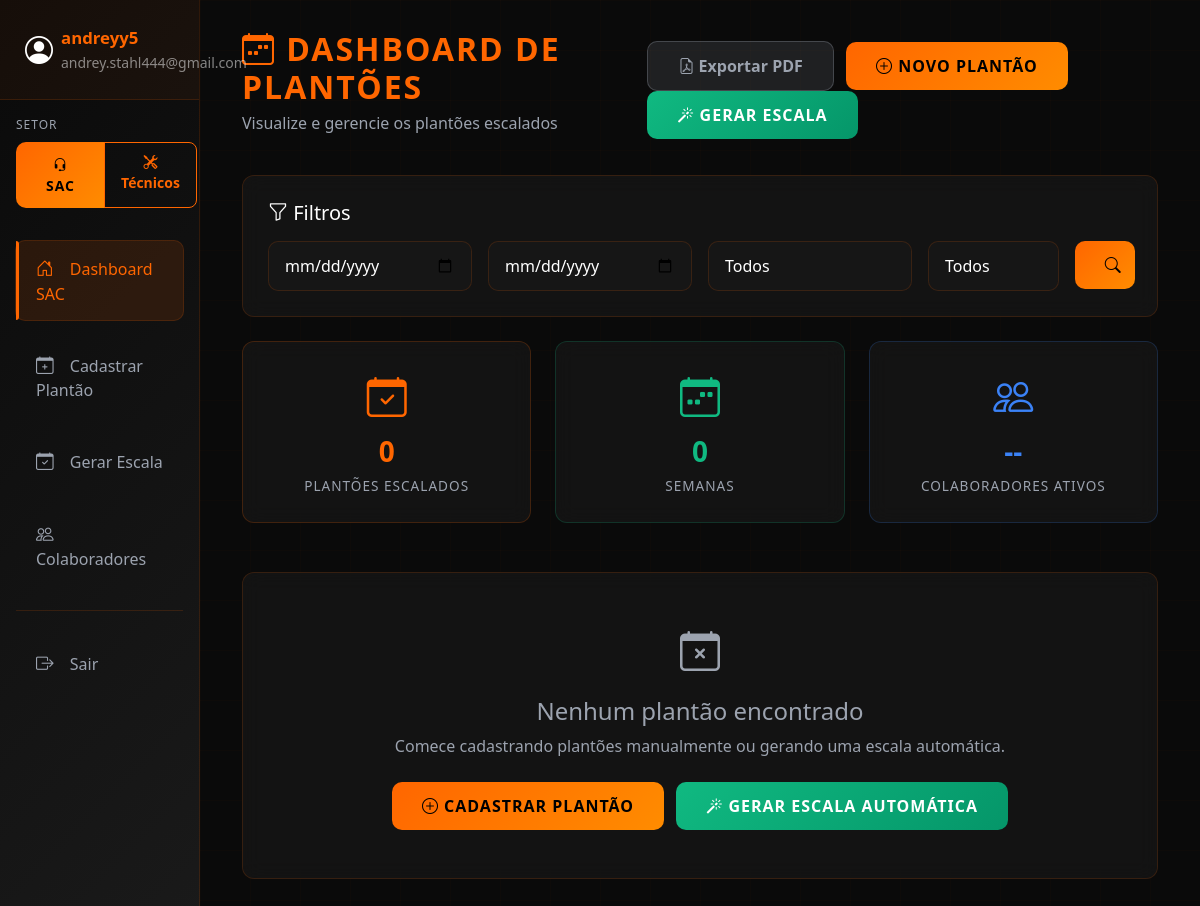
The page /plantao/ (signed in) on the database as committed earlier.
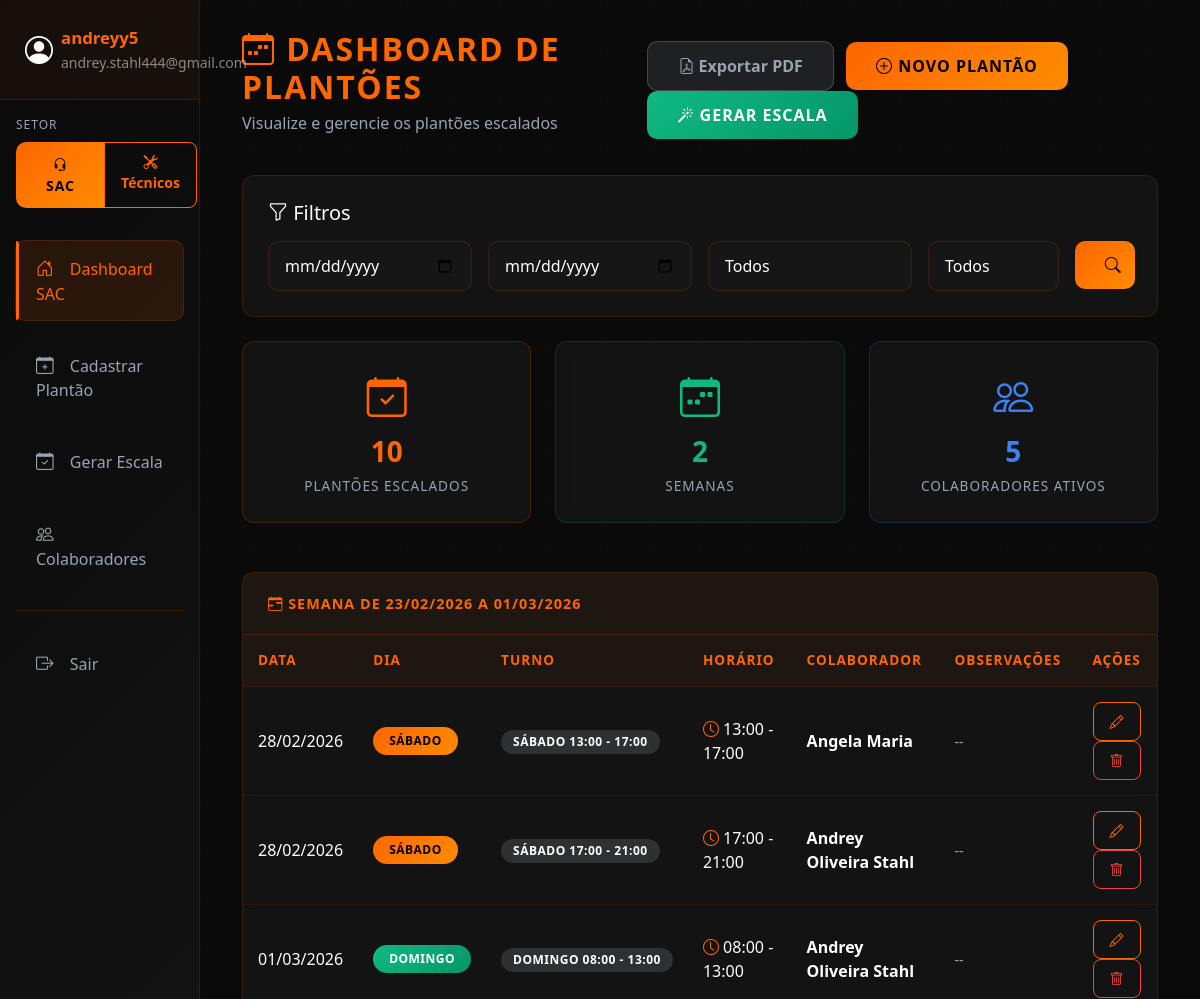
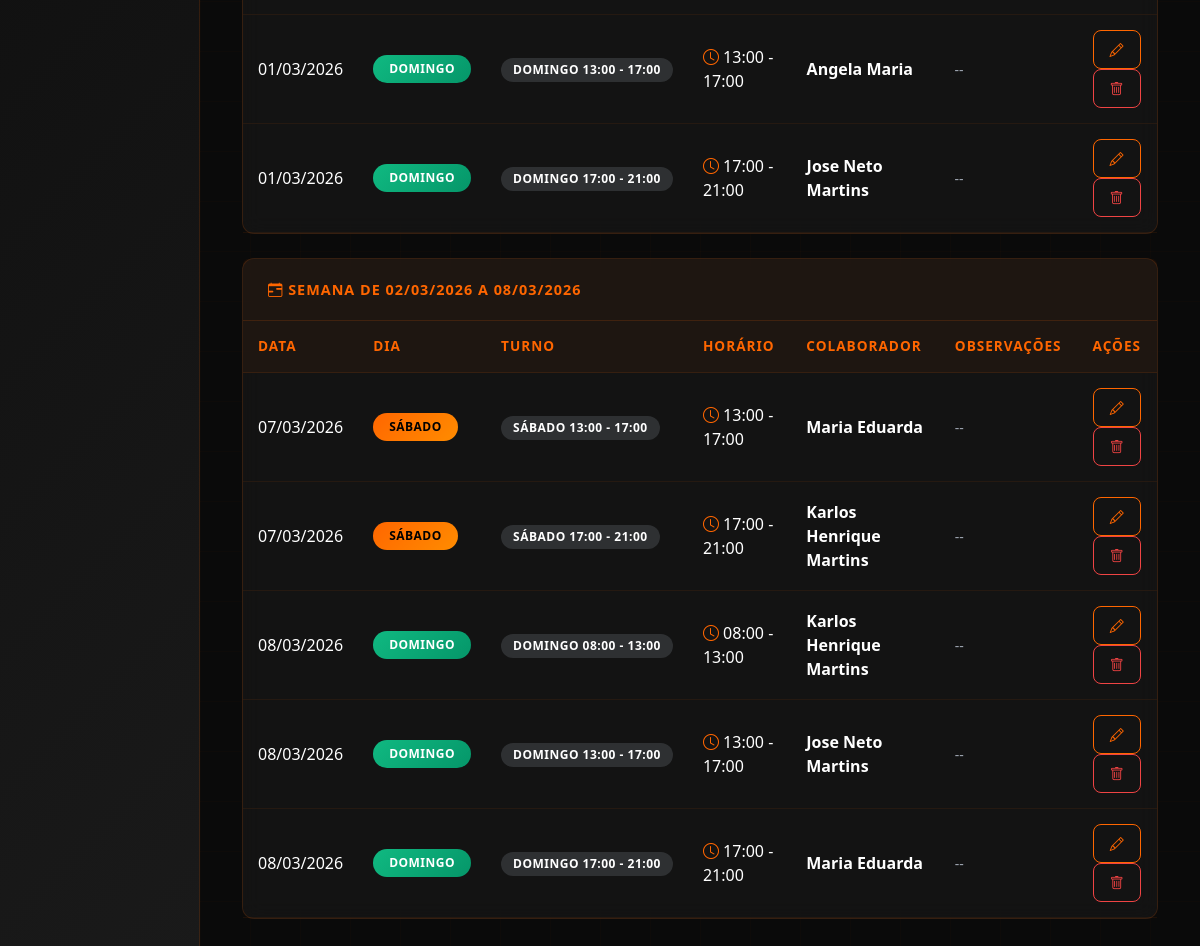
The same page on the database as committed later (2 pictures, top to bottom).
### apps/plantao/models.py (models this page shows, shortened)
class Plantao(models.Model):
    DIAS_SEMANA = [
        ('SAB', 'Sábado'),
        ('DOM', 'Domingo'),
    ]
    TURNOS = [
        ('SABADO_TARDE1', 'Sábado 13:00 - 17:00'),
        ('SABADO_TARDE2', 'Sábado 17:00 - 21:00'),
        ('DOMINGO_MANHA', 'Domingo 08:00 - 13:00'),
        ('DOMINGO_TARDE1', 'Domingo 13:00 - 17:00'),
        ('DOMINGO_TARDE2', 'Domingo 17:00 - 21:00'),
    ]
    colaborador = models.ForeignKey(
        Colaborador,
        on_delete=models.CASCADE,
        related_name='plantoes'
    )
    data = models.DateField(help_text="Data do plantão")
    dia_semana = models.CharField(max_length=3, choices=DIAS_SEMANA)
    turno = models.CharField(max_length=20, choices=TURNOS)
    hora_inicio = models.TimeField()
    hora_fim = models.TimeField()
    observacoes = models.TextField(blank=True, null=True)
    criado_em = models.DateTimeField(auto_now_add=True)
    atualizado_em = models.DateTimeField(auto_now=True)
    class Meta:
        verbose_name = "Plantão"
        verbose_name_plural = "Plantões"
        ordering = ['data', 'hora_inicio']
        unique_together = ['data', 'turno']  # Não pode ter 2 pessoas no mesmo turno

class Colaborador(models.Model):
    user = models.OneToOneField(User, on_delete=models.CASCADE, related_name='colaborador', null=True, blank=True)
    nome_completo = models.CharField(max_length=200)
    ativo = models.BooleanField(default=True)
    ordem_fila = models.IntegerField(default=0, help_text="Ordem na fila de plantões")
    class Meta:
        verbose_name = "Colaborador"
        verbose_name_plural = "Colaboradores"
        ordering = ['ordem_fila', 'nome_completo']
    def __str__(self):
        return self.nome_completo

### apps/plantao/views.py (the view)
# urls.py: path('', views.dashboard, name='dashboard'),
@login_required
def dashboard(request):
    user_type = get_user_type(request.user)
    if user_type == 'tecnico':
        messages.warning(request, '⚠️ Você é um técnico de campo.')
        return redirect('dashboard_tecnicos')
    filtro_form = FiltroPlantaoForm(request.GET or None)
    plantoes = Plantao.objects.select_related('colaborador').all()
    colaborador_user = get_user_colaborador(request.user)
    if user_type == 'colaborador':
        if colaborador_user:
            plantoes = plantoes.filter(colaborador=colaborador_user)
        else:
            plantoes = Plantao.objects.none()
            messages.info(request, 'ℹ️ Você ainda não está vinculado a um colaborador.')
    if filtro_form.is_valid():
        data_inicio = filtro_form.cleaned_data.get('data_inicio')
        data_fim = filtro_form.cleaned_data.get('data_fim')
        colaborador_filtro = filtro_form.cleaned_data.get('colaborador')
        dia_semana = filtro_form.cleaned_data.get('dia_semana')
        if data_inicio:
            plantoes = plantoes.filter(data__gte=data_inicio)
        if data_fim:
            plantoes = plantoes.filter(data__lte=data_fim)
        if is_admin(request.user) and colaborador_filtro:
            plantoes = plantoes.filter(colaborador=colaborador_filtro)
        if dia_semana:
            plantoes = plantoes.filter(dia_semana=dia_semana)
    else:
        hoje = datetime.now().date()
        data_fim_padrao = hoje + timedelta(weeks=4)
        plantoes = plantoes.filter(data__gte=hoje, data__lte=data_fim_padrao)
    plantoes_agrupados = {}
    for plantao in plantoes:
        inicio_semana = plantao.data - timedelta(days=plantao.data.weekday())
        semana_key = inicio_semana.strftime('%Y-%m-%d')
        if semana_key not in plantoes_agrupados:
            plantoes_agrupados[semana_key] = {
                'inicio': inicio_semana,
                'fim': inicio_semana + timedelta(days=6),
                'plantoes': []
            }
        plantoes_agrupados[semana_key]['plantoes'].append(plantao)
    plantoes_agrupados = dict(sorted(plantoes_agrupados.items()))
    colaboradores_count = Colaborador.objects.filter(ativo=True).count()
    context = {
        'plantoes_agrupados': plantoes_agrupados,
        'filtro_form': filtro_form,
        'total_plantoes': plantoes.count(),
        'colaboradores_count': colaboradores_count,
        'is_admin': is_admin(request.user),
        'is_colaborador': user_type == 'colaborador',
        'colaborador_logado': colaborador_user,
        'user_type': user_type,
    }
    return render(request, 'dashboard/home.html', context)

### apps/plantao/forms.py
class FiltroPlantaoForm(forms.Form):
    data_inicio = forms.DateField(
        required=False,
        widget=forms.DateInput(attrs={
            'type': 'date',
            'class': 'form-control'
        }),
        label='Data Início'
    )
    data_fim = forms.DateField(
        required=False,
        widget=forms.DateInput(attrs={
            'type': 'date',
            'class': 'form-control'
        }),
        label='Data Fim'
    )
    colaborador = forms.ModelChoiceField(
        queryset=Colaborador.objects.filter(ativo=True),
        required=False,
        widget=forms.Select(attrs={
            'class': 'form-control'
        }),
        label='Colaborador',
        empty_label='Todos'
    )
    dia_semana = forms.ChoiceField(
        choices=[('', 'Todos')] + Plantao.DIAS_SEMANA,
        required=False,
        widget=forms.Select(attrs={
            'class': 'form-control'
        }),
        label='Dia da Semana'
    )

### apps/plantao/views.py (called while the page is built, shortened)
def get_user_type(user):
    if not user.is_authenticated:
        return None
    if user.groups.filter(name='Administrador').exists() or user.is_superuser:
        return 'admin'

### templates/dashboard/home.html (shortened to what the changed rows need)
{% extends 'base.html' %}
{% block content %}
<div class="d-flex justify-content-between align-items-center mb-4">
    <div>
        <h2 class="mb-1" style="color: #ff6600; font-weight: 700; text-transform: uppercase; letter-spacing: 2px;">
            <i class="bi bi-calendar-week"></i> Dashboard de Plantões
        </h2>
    </div>
</div>
<div class="row mb-4">
    <div class="col-md-4">
        <div class="card text-center" style="border: 1px solid rgba(255, 102, 0, 0.2); background: rgba(26, 26, 26, 0.6); backdrop-filter: blur(10px);">
            <div class="card-body">
                <i class="bi bi-calendar-check fs-1" style="color: #ff6600;"></i>
                <h3 class="mt-2" style="color: #ff6600; font-weight: 700;">{{ total_plantoes }}</h3>
                <p class="text-muted mb-0" style="text-transform: uppercase; letter-spacing: 1px; font-size: 0.85rem;">Plantões Escalados</p>
            </div>
        </div>
    </div>
    <div class="col-md-4">
        <div class="card text-center" style="border: 1px solid rgba(16, 185, 129, 0.2); background: rgba(26, 26, 26, 0.6); backdrop-filter: blur(10px);">
            <div class="card-body">
                <i class="bi bi-calendar-week fs-1" style="color: #10b981;"></i>
                <h3 class="mt-2" style="color: #10b981; font-weight: 700;">{{ plantoes_agrupados|length }}</h3>
                <p class="text-muted mb-0" style="text-transform: uppercase; letter-spacing: 1px; font-size: 0.85rem;">Semanas</p>
            </div>
        </div>
    </div>
    <div class="col-md-4">
        <div class="card text-center" style="border: 1px solid rgba(59, 130, 246, 0.2); background: rgba(26, 26, 26, 0.6); backdrop-filter: blur(10px);">
            <div class="card-body">
                <i class="bi bi-people fs-1" style="color: #3b82f6;"></i>
                <h3 class="mt-2" style="color: #3b82f6; font-weight: 700;">{{ colaboradores_count|default:"--" }}</h3>
                <p class="text-muted mb-0" style="text-transform: uppercase; letter-spacing: 1px; font-size: 0.85rem;">Colaboradores Ativos</p>
            </div>
        </div>
    </div>
</div>
{% if plantoes_agrupados %}
    {% load tz %}
    {% now "Y-m-d" as today %}
    {% for semana_key, semana_data in plantoes_agrupados.items %}
    <div class="card mb-4">
        <div class="card-header">
            <i class="bi bi-calendar-range"></i>
            Semana de {{ semana_data.inicio|date:"d/m/Y" }} a {{ semana_data.fim|date:"d/m/Y" }}
        </div>
        <div class="card-body p-0">
            <div class="table-responsive">
                <table class="table table-hover table-plantoes mb-0">
                    <thead>
                        <tr>
                            <th>Data</th>
                            <th>Dia</th>
                            <th>Turno</th>
                            <th>Horário</th>
                            <th>Colaborador</th>
                            <th>Observações</th>
                            <th class="text-center">Ações</th>
                        </tr>
                    </thead>
                    <tbody style="background: transparent;">
                        {% for plantao in semana_data.plantoes %}
                        <tr>
                            <td>{{ plantao.data|date:"d/m/Y" }}</td>
                            <td>
                                <span class="badge {% if plantao.dia_semana == 'SAB' %}bg-primary{% else %}bg-success{% endif %}">
                                    {{ plantao.get_dia_semana_display }}
                                </span>
                            </td>
                            <td>
                                <span class="badge bg-secondary" style="background: rgba(156, 163, 175, 0.2) !important; padding: 6px 12px; font-size: 0.75rem;">
                                    {{ plantao.get_turno_display }}
                                </span>
                            </td>
                            <td>
                                <i class="bi bi-clock" style="color: #ff6600;"></i>
                                {{ plantao.hora_inicio|time:"H:i" }} - {{ plantao.hora_fim|time:"H:i" }}
                            </td>
                            <td>
                                <strong>{{ plantao.colaborador.nome_completo }}</strong>
                            </td>
                            <td>
                                {% if plantao.observacoes %}
                                    <small class="text-muted">{{ plantao.observacoes|truncatewords:10 }}</small>
                                {% else %}
                                    <small class="text-muted">--</small>
                                {% endif %}
                            </td>
                            <td class="text-center">
                                {% if is_admin %}
                                <a href="{% url 'editar_plantao' plantao.id %}" class="btn btn-sm btn-outline-primary" title="Editar">
                                    <i class="bi bi-pencil"></i>
                                </a>
                                <a href="{% url 'deletar_plantao' plantao.id %}" class="btn btn-sm btn-outline-danger" title="Excluir">
                                    <i class="bi bi-trash"></i>
                                </a>
                                {% endif %}
                            </td>
                        </tr>
                        {% endfor %}
                    </tbody>
                </table>
            </div>
        </div>
    </div>
    {% endfor %}
{% else %}
    <div class="card">
        <div class="card-body text-center py-5">
            <i class="bi bi-calendar-x fs-1 text-muted"></i>
            <h4 class="mt-3 text-muted">Nenhum plantão encontrado</h4>
            <p class="text-muted">
                {% if is_admin %}
                Comece cadastrando plantões manualmente ou gerando uma escala automática.
                {% else %}
                Você ainda não possui plantões escalados.
                {% endif %}
            </p>
            {% if is_admin %}
            <div class="mt-4">
                <a href="{% url 'cadastrar_plantao' %}" class="btn btn-primary me-2">
                    <i class="bi bi-plus-circle"></i> Cadastrar Plantão
                </a>
                <a href="{% url 'gerar_escala' %}" class="btn btn-success">
                    <i class="bi bi-magic"></i> Gerar Escala Automática
                </a>
            </div>
            {% endif %}
        </div>
    </div>
{% endif %}
{% endblock %}

Rows that differ between the two databases and show on the page:
added Plantao: data "28/02/2026", dia_semana "SÁBADO", turno "SÁBADO 13:00 - 17:00", hora_inicio "13:00", hora_fim "17:00", colaborador.nome_completo "Angela Maria", shown under "23/02/2026"
added Plantao: data "28/02/2026", dia_semana "SÁBADO", turno "SÁBADO 17:00 - 21:00", hora_inicio "17:00", hora_fim "21:00", colaborador.nome_completo "Andrey Oliveira Stahl", shown under "23/02/2026"
added Plantao: data "01/03/2026", dia_semana "DOMINGO", turno "DOMINGO 08:00 - 13:00", hora_inicio "08:00", hora_fim "13:00", colaborador.nome_completo "Andrey Oliveira Stahl", shown under "23/02/2026"
added Plantao: data "01/03/2026", dia_semana "DOMINGO", turno "DOMINGO 13:00 - 17:00", hora_inicio "13:00", hora_fim "17:00", colaborador.nome_completo "Angela Maria", shown under "23/02/2026"
added Plantao: data "01/03/2026", dia_semana "DOMINGO", turno "DOMINGO 17:00 - 21:00", hora_inicio "17:00", hora_fim "21:00", colaborador.nome_completo "Jose Neto Martins", shown under "23/02/2026"
added Plantao: data "07/03/2026", dia_semana "SÁBADO", turno "SÁBADO 13:00 - 17:00", hora_inicio "13:00", hora_fim "17:00", colaborador.nome_completo "Maria Eduarda", shown under "02/03/2026"
added Plantao: data "07/03/2026", dia_semana "SÁBADO", turno "SÁBADO 17:00 - 21:00", hora_inicio "17:00", hora_fim "21:00", colaborador.nome_completo "Karlos Henrique Martins", shown under "02/03/2026"
added Plantao: data "08/03/2026", dia_semana "DOMINGO", turno "DOMINGO 08:00 - 13:00", hora_inicio "08:00", hora_fim "13:00", colaborador.nome_completo "Karlos Henrique Martins", shown under "02/03/2026"
added Plantao: data "08/03/2026", dia_semana "DOMINGO", turno "DOMINGO 13:00 - 17:00", hora_inicio "13:00", hora_fim "17:00", colaborador.nome_completo "Jose Neto Martins", shown under "02/03/2026"
added Plantao: data "08/03/2026", dia_semana "DOMINGO", turno "DOMINGO 17:00 - 21:00", hora_inicio "17:00", hora_fim "21:00", colaborador.nome_completo "Maria Eduarda", shown under "02/03/2026"
Other text that changed with them:
{{ total_plantoes }}: "0" → "10"
{{ plantoes_agrupados|length }}: "0" → "2"
{{ colaboradores_count|default:"--" }}: "--" → "5"
new list line: "SEMANA DE 23/02/2026 A 01/03/2026 DATA DIA TURNO HORÁRIO COLABORADOR OBSERVAÇÕES AÇÕES"
new list line: "SEMANA DE 02/03/2026 A 08/03/2026 DATA DIA TURNO HORÁRIO COLABORADOR OBSERVAÇÕES AÇÕES"
text no longer shown: "Nenhum plantão encontrado Comece cadastrando plantões manualmente ou gerando uma escala automática. CADASTRAR PLANTÃO GERAR ESCALA AUTOMÁTICA"
